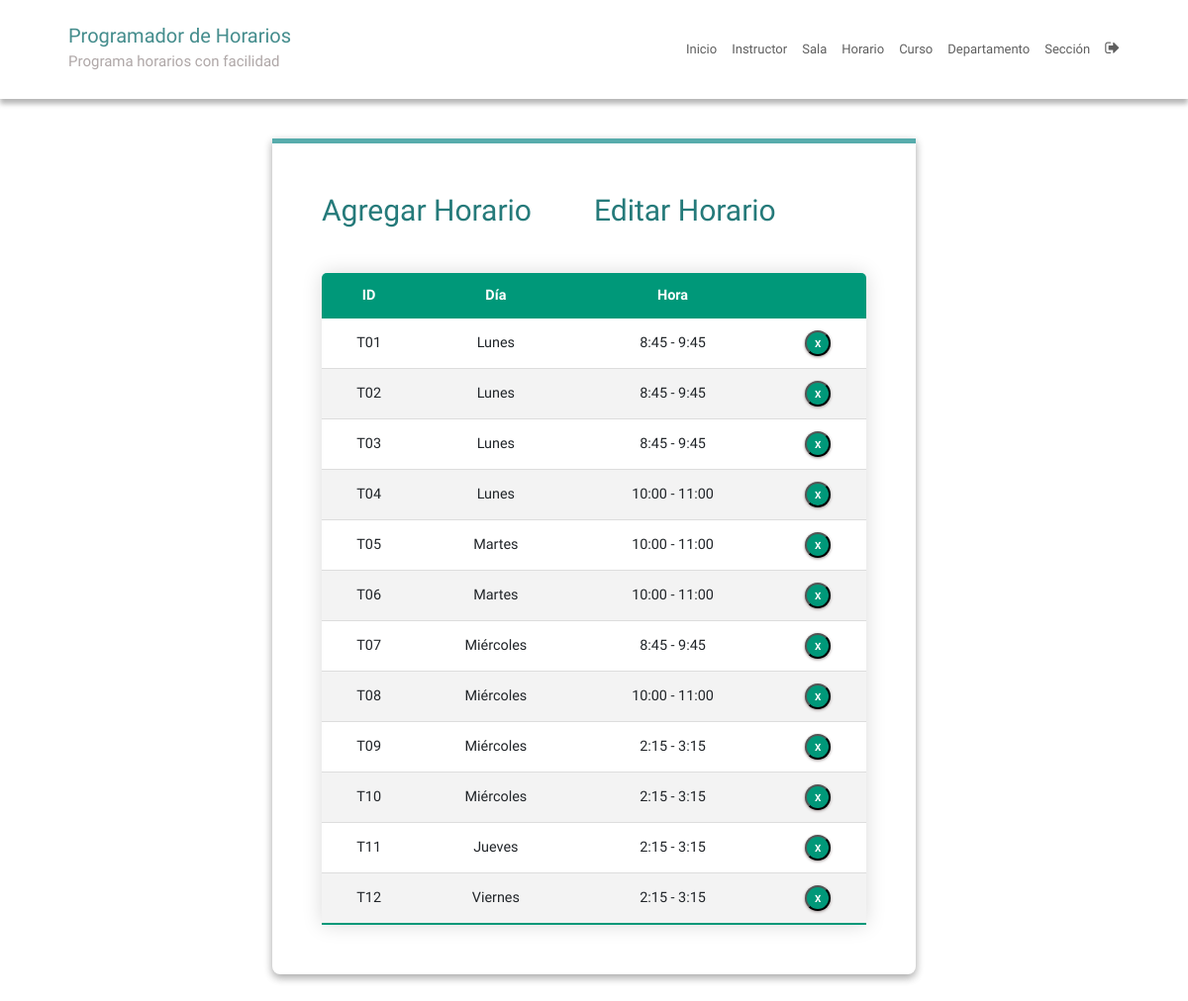
/meetingTimeEdit/ (signed in), run on the app's committed database.
### SchedulerApp/models.py (models this page shows, shortened)
class MeetingTime(models.Model):
    pid = models.CharField(max_length=4, primary_key=True)
    time = models.CharField(max_length=50,
                            choices=TIME_SLOTS,
                            default='11:30 - 12:30')
    day = models.CharField(max_length=15, choices=DAYS_OF_WEEK)

### SchedulerApp/views.py (the view)
# urls.py: path('meetingTimeEdit/', meetingTimeEdit, name='meetingTimeEdit'),
@login_required
def meetingTimeEdit(request):
    context = {'meeting_times': MeetingTime.objects.all()}
    return render(request, 'meetingTimeEdit.html', context)

### SchedulerApp/templatetags/index.py (called while the page is built)
    def render(self, context):
        path = context['request'].path
        for p in self.patterns:
            pValue = template.Variable(p).resolve(context)
            if path == pValue:
                return 'active'
        return ''

### templates/meetingTimeEdit.html (shortened to what this page needs)
{% extends 'base.html' %}
{% block content %}
{% load static %}
<fieldset class="fieldset">
  <div class="tablink">
    <a href="{% url 'meetingTimeAdd'%}">
      <h1 onclick="openPage('new')" id="defaultOpen">Agregar Horario</h1>
    </a>
    <h1 onclick="openPage('edit')" id="link_to_edit">Editar Horario</h1>
  </div>
  <div class="tabcontent" id="edit">
    <table class="editTable">
      <thead>
        <tr class="table-headers">
          <th>ID</th>
          <th>Día</th>
          <th>Hora</th>
          <th class="empty"></th>
        </tr>
      </thead>
      <tbody>
        {% for mt in meeting_times %}
        <tr>
          <td>{{mt.pid}}</td>
          <td>{{mt.day}}</td>
          <td>{{mt.time}}</td>
          <td class="empty">
            <form action="{% url 'deletemeetingtime' mt.pid %}" method="post">
              <input type="submit" value="X" class="cross">
            </form>
          </td>
        </tr>
        {% endfor %}
      </tbody>
    </table>
  </div>
</fieldset>
{% endblock %}

### static/CSS/style.css (style rules this page uses)
:root { --green1: #57ACAC; --green2: #38c0b3; --green3: #257a7a; --green4: #0FCD9D; --green5: #01d7a7; --green6: #00BE8E; --green7: #009879; --white: #fff; --grey: #aaa; --dark-grey: #444; --light-grey: #a29999; --lighter-grey: #dddddd; --lightest-grey: #f3f3f3; --box-shadow: #9e9292; }
html { font-size: 100%; box-sizing: border-box; scroll-behavior: smooth; }
html, body { margin: 0; padding: 0; width: 100vw; min-height: 100%; text-rendering: optimizeLegibility; font-family: "Quicksand", sans-serif; font-size: 62.5%; }
body { position: relative; }
a { text-decoration: none; }
fieldset { padding: 50px; border-radius: 0 0 8px 8px; background: transparent; box-shadow: rgba(0, 0, 0, 0.145) 0px 4px 8px, rgba(0, 0, 0, 0.24) 0px 3px 8px; border-top: 5px solid var(--green1); }
.fieldset { min-width: 65rem; font-size: 1.6rem; }
.tablink { display: grid; grid-template-columns: 1fr 1fr; }
.tablink h1 { color: var(--green3); padding-bottom: 2rem; cursor: pointer; font-size: 3rem; }
.tabcontent { display: grid; gap: 3rem; }
.editTable, .timetable { border-collapse: collapse; margin-top: 2rem; font-size: 0.9em; min-width: 40rem; border-radius: 5px 5px 0 0; overflow: hidden; box-shadow: 0 0 20px rgba(0, 0, 0, 0.15); text-align: center; }
.editTable thead tr, .timetable thead tr { background-color: var(--green7); color: var(--white); font-weight: bold; }
.editTable th, .editTable td, .timetable th, .timetable td { padding: 1.2rem 1.5rem; }
.editTable tbody tr, .timetable tbody tr { border-bottom: 1px solid var(--lighter-grey); }
.editTable tbody tr:nth-of-type(even), .timetable tbody tr:nth-of-type(even) { background-color: var(--lightest-grey); }
.editTable tbody tr:last-of-type, .timetable tbody tr:last-of-type { border-bottom: 2px solid var(--green7); }
.empty form { display: flex; justify-content: center; }
.cross { border-radius: 50%; font-size: 1rem; font-weight: bold; box-shadow: 0px 1px 3px 0px var(--box-shadow); padding: 4px; color: var(--white); background-color: var(--green7); cursor: pointer; width: 2.6rem; height: 2.6rem; }

### data on the page
MeetingTime: pid "T01", day "Lunes", time "8:45 - 9:45"
MeetingTime: pid "T02", day "Lunes", time "8:45 - 9:45"
MeetingTime: pid "T03", day "Lunes", time "8:45 - 9:45"
MeetingTime: pid "T04", day "Lunes", time "10:00 - 11:00"
MeetingTime: pid "T05", day "Martes", time "10:00 - 11:00"
MeetingTime: pid "T06", day "Martes", time "10:00 - 11:00"
MeetingTime: pid "T07", day "Miércoles", time "8:45 - 9:45"
MeetingTime: pid "T08", day "Miércoles", time "10:00 - 11:00"
MeetingTime: pid "T09", day "Miércoles", time "2:15 - 3:15"
MeetingTime: pid "T10", day "Miércoles", time "2:15 - 3:15"
MeetingTime: pid "T11", day "Jueves", time "2:15 - 3:15"
MeetingTime: pid "T12", day "Viernes", time "2:15 - 3:15"
